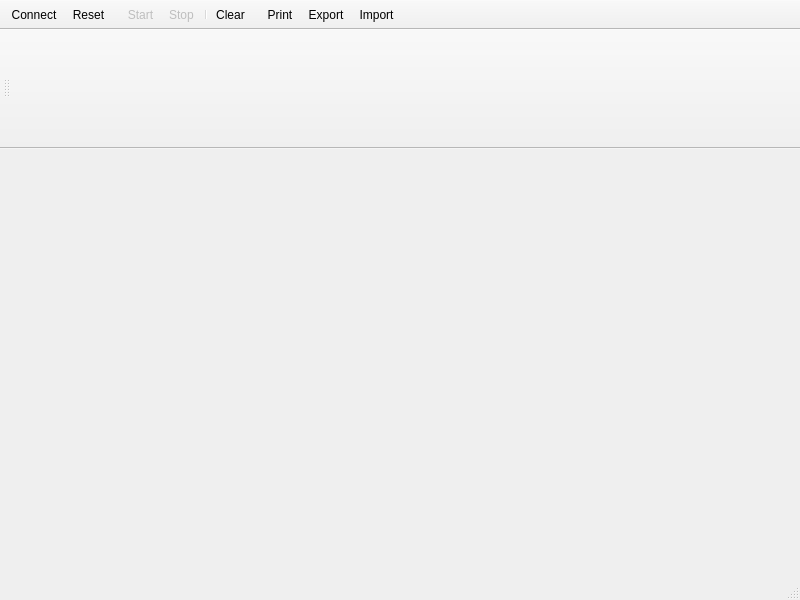
<?xml version="1.0" encoding="UTF-8"?>
<ui version="4.0">
 <class>UIMainWin</class>
 <widget class="QMainWindow" name="UIMainWin">
  <property name="geometry">
   <rect>
    <x>0</x>
    <y>0</y>
    <width>800</width>
    <height>600</height>
   </rect>
  </property>
  <property name="minimumSize">
   <size>
    <width>500</width>
    <height>450</height>
   </size>
  </property>
  <property name="windowIcon">
   <iconset resource="../resources.qrc">
    <normaloff>:/Symbols/icon.xpm</normaloff>:/Symbols/icon.xpm</iconset>
  </property>
  <widget class="QWidget" name="centralwidget"/>
  <widget class="QStatusBar" name="statusbar"/>
  <widget class="QToolBar" name="toolBarDMM">
   <property name="windowTitle">
    <string>DMM</string>
   </property>
   <property name="movable">
    <bool>false</bool>
   </property>
   <property name="toolButtonStyle">
    <enum>Qt::ToolButtonTextUnderIcon</enum>
   </property>
   <property name="floatable">
    <bool>false</bool>
   </property>
   <attribute name="toolBarArea">
    <enum>TopToolBarArea</enum>
   </attribute>
   <attribute name="toolBarBreak">
    <bool>false</bool>
   </attribute>
   <addaction name="action_Connect"/>
   <addaction name="action_Reset"/>
  </widget>
  <widget class="QToolBar" name="toolBarRecorder">
   <property name="windowTitle">
    <string>Recorder</string>
   </property>
   <property name="movable">
    <bool>false</bool>
   </property>
   <property name="toolButtonStyle">
    <enum>Qt::ToolButtonTextUnderIcon</enum>
   </property>
   <attribute name="toolBarArea">
    <enum>TopToolBarArea</enum>
   </attribute>
   <attribute name="toolBarBreak">
    <bool>false</bool>
   </attribute>
   <addaction name="action_Start"/>
   <addaction name="action_Stop"/>
   <addaction name="separator"/>
   <addaction name="action_Clear"/>
  </widget>
  <widget class="QToolBar" name="toolBarFile">
   <property name="windowTitle">
    <string>File</string>
   </property>
   <property name="movable">
    <bool>false</bool>
   </property>
   <property name="toolButtonStyle">
    <enum>Qt::ToolButtonTextUnderIcon</enum>
   </property>
   <property name="floatable">
    <bool>false</bool>
   </property>
   <attribute name="toolBarArea">
    <enum>TopToolBarArea</enum>
   </attribute>
   <attribute name="toolBarBreak">
    <bool>false</bool>
   </attribute>
   <addaction name="action_Print"/>
   <addaction name="action_Export"/>
   <addaction name="action_Import"/>
  </widget>
  <widget class="QToolBar" name="toolBarMenu">
   <property name="windowTitle">
    <string>Menu</string>
   </property>
   <property name="movable">
    <bool>false</bool>
   </property>
   <property name="toolButtonStyle">
    <enum>Qt::ToolButtonTextUnderIcon</enum>
   </property>
   <property name="floatable">
    <bool>false</bool>
   </property>
   <attribute name="toolBarArea">
    <enum>TopToolBarArea</enum>
   </attribute>
   <attribute name="toolBarBreak">
    <bool>false</bool>
   </attribute>
  </widget>
  <widget class="QToolBar" name="toolBarDisplay">
   <property name="sizePolicy">
    <sizepolicy hsizetype="MinimumExpanding" vsizetype="MinimumExpanding">
     <horstretch>0</horstretch>
     <verstretch>0</verstretch>
    </sizepolicy>
   </property>
   <property name="minimumSize">
    <size>
     <width>50</width>
     <height>120</height>
    </size>
   </property>
   <property name="windowTitle">
    <string>Display</string>
   </property>
   <property name="movable">
    <bool>true</bool>
   </property>
   <property name="allowedAreas">
    <set>Qt::AllToolBarAreas</set>
   </property>
   <property name="floatable">
    <bool>true</bool>
   </property>
   <attribute name="toolBarArea">
    <enum>TopToolBarArea</enum>
   </attribute>
   <attribute name="toolBarBreak">
    <bool>true</bool>
   </attribute>
  </widget>
  <action name="action_Export">
   <property name="icon">
    <iconset theme="document-save" resource="../resources.qrc">
     <normaloff>:/Symbols/export.xpm</normaloff>:/Symbols/export.xpm</iconset>
   </property>
   <property name="text">
    <string>&amp;Export</string>
   </property>
   <property name="whatsThis">
    <string>&lt;html&gt;&lt;head/&gt;&lt;body&gt;&lt;p&gt;&lt;span style=&quot; font-weight:600;&quot;&gt;Export recorder graph&lt;/span&gt;&lt;/p&gt;&lt;p&gt;Here you can export the recorded data as tab separated list. Each line contains the following values (separated by a tab character): date (dd.mm.yyyy) time (hh:mm:ss) value (float) unit.&lt;/p&gt;&lt;/body&gt;&lt;/html&gt;</string>
   </property>
   <property name="shortcut">
    <string notr="true">Ctrl+E</string>
   </property>
   <property name="iconVisibleInMenu">
    <bool>true</bool>
   </property>
  </action>
  <action name="action_Import">
   <property name="icon">
    <iconset theme="document-open" resource="../resources.qrc">
     <normaloff>:/Symbols/import.xpm</normaloff>:/Symbols/import.xpm</iconset>
   </property>
   <property name="text">
    <string>&amp;Import</string>
   </property>
   <property name="whatsThis">
    <string>&lt;html&gt;&lt;head/&gt;&lt;body&gt;&lt;p&gt;&lt;span style=&quot; font-weight:600;&quot;&gt;Import data into recorder&lt;/span&gt;&lt;/p&gt;&lt;p&gt;Here you can import previously exported data files. QtDMM tries to do an educated guess if the file format is correct and rejects import of files which to not match.&lt;/p&gt;&lt;/body&gt;&lt;/html&gt;</string>
   </property>
   <property name="shortcut">
    <string notr="true">Ctrl+I</string>
   </property>
   <property name="iconVisibleInMenu">
    <bool>true</bool>
   </property>
  </action>
  <action name="action_Print">
   <property name="icon">
    <iconset theme="document-print" resource="../resources.qrc">
     <normaloff>:/Symbols/print.xpm</normaloff>:/Symbols/print.xpm</iconset>
   </property>
   <property name="text">
    <string>&amp;Print</string>
   </property>
   <property name="whatsThis">
    <string>&lt;html&gt;&lt;head/&gt;&lt;body&gt;&lt;p&gt;&lt;span style=&quot; font-weight:600;&quot;&gt;Print recorder graph&lt;/span&gt;&lt;/p&gt;&lt;p&gt;A dialog will open where you can define a title and a comment for your printout. The printer itself can also be configured here. To be able to print you need at least one working postscript printer configured in your system. Printing into a file is also supported.&lt;/p&gt;&lt;/body&gt;&lt;/html&gt;</string>
   </property>
   <property name="shortcut">
    <string notr="true">Ctrl+P</string>
   </property>
   <property name="iconVisibleInMenu">
    <bool>true</bool>
   </property>
  </action>
  <action name="action_Configure">
   <property name="icon">
    <iconset theme="preferences-system" resource="../resources.qrc">
     <normaloff>:/Symbols/config.xpm</normaloff>:/Symbols/config.xpm</iconset>
   </property>
   <property name="text">
    <string>&amp;Configure</string>
   </property>
   <property name="whatsThis">
    <string>&lt;html&gt;&lt;head/&gt;&lt;body&gt;&lt;p&gt;&lt;span style=&quot; font-weight:600;&quot;&gt;Configure QtDMM&lt;/span&gt;&lt;/p&gt;&lt;p&gt;This will open QtDMM's configuration dialog. Here you can configure it's visual appearance and all options regarding the multimeter hardware and the recorder.&lt;/p&gt;&lt;/body&gt;&lt;/html&gt;</string>
   </property>
   <property name="shortcut">
    <string notr="true">F2</string>
   </property>
   <property name="iconVisibleInMenu">
    <bool>true</bool>
   </property>
  </action>
  <action name="action_Quit">
   <property name="icon">
    <iconset theme="application-exit" resource="../resources.qrc">
     <normaloff>:/Symbols/quit.xpm</normaloff>:/Symbols/quit.xpm</iconset>
   </property>
   <property name="text">
    <string>&amp;Quit</string>
   </property>
   <property name="whatsThis">
    <string>&lt;html&gt;&lt;head/&gt;&lt;body&gt;&lt;p&gt;&lt;span style=&quot; font-weight:600;&quot;&gt;Quit QtDMM&lt;/span&gt;&lt;/p&gt;&lt;p&gt;If the recorder contains unsaved data QtDMM will give you the option to savve your data first.&lt;/p&gt;&lt;/body&gt;&lt;/html&gt;</string>
   </property>
   <property name="shortcut">
    <string notr="true">Ctrl+Q</string>
   </property>
   <property name="iconVisibleInMenu">
    <bool>true</bool>
   </property>
  </action>
  <action name="action_Connect">
   <property name="checkable">
    <bool>true</bool>
   </property>
   <property name="icon">
    <iconset resource="../resources.qrc">
     <normaloff>:/Symbols/connect_on.xpm</normaloff>:/Symbols/connect_on.xpm</iconset>
   </property>
   <property name="text">
    <string>&amp;Connect</string>
   </property>
   <property name="whatsThis">
    <string>&lt;html&gt;&lt;head/&gt;&lt;body&gt;&lt;p&gt;&lt;span style=&quot; font-weight:600;&quot;&gt;Connect to the Multimeter&lt;/span&gt;&lt;/p&gt;&lt;p&gt;This will establish the serial connection to the dmm. If not connected the serial port is free and can be used by other software.&lt;/p&gt;&lt;/body&gt;&lt;/html&gt;</string>
   </property>
   <property name="shortcut">
    <string notr="true">Ctrl+C</string>
   </property>
   <property name="iconVisibleInMenu">
    <bool>true</bool>
   </property>
  </action>
  <action name="action_Reset">
   <property name="icon">
    <iconset theme="view-refresh" resource="../resources.qrc">
     <normaloff>:/Symbols/reset.xpm</normaloff>:/Symbols/reset.xpm</iconset>
   </property>
   <property name="text">
    <string>&amp;Reset</string>
   </property>
   <property name="whatsThis">
    <string>&lt;html&gt;&lt;head/&gt;&lt;body&gt;&lt;p&gt;&lt;span style=&quot; font-weight:600;&quot;&gt;Reset min/max values&lt;/span&gt;&lt;/p&gt;&lt;p&gt;The min/max values in the display will be reset. You can activate this option at any time. &lt;/p&gt;&lt;/body&gt;&lt;/html&gt;</string>
   </property>
   <property name="shortcut">
    <string notr="true">Ctrl+R</string>
   </property>
   <property name="iconVisibleInMenu">
    <bool>true</bool>
   </property>
  </action>
  <action name="action_ConfigureDMM">
   <property name="text">
    <string>&amp;Configure</string>
   </property>
   <property name="whatsThis">
    <string>&lt;html&gt;&lt;head/&gt;&lt;body&gt;&lt;p&gt;&lt;span style=&quot; font-weight:600;&quot;&gt;Configure QtDMM&lt;/span&gt;&lt;/p&gt;&lt;p&gt;This will open QtDMM's configuration dialog. Here you can configure it's visual appearance and all options regarding the multimeter hardware and the recorder.&lt;/p&gt;&lt;/body&gt;&lt;/html&gt;</string>
   </property>
   <property name="shortcut">
    <string notr="true">Shift+F2</string>
   </property>
   <property name="iconVisibleInMenu">
    <bool>true</bool>
   </property>
  </action>
  <action name="action_Start">
   <property name="enabled">
    <bool>false</bool>
   </property>
   <property name="icon">
    <iconset theme="media-record" resource="../resources.qrc">
     <normaloff>:/Symbols/start.xpm</normaloff>:/Symbols/start.xpm</iconset>
   </property>
   <property name="text">
    <string>&amp;Start</string>
   </property>
   <property name="whatsThis">
    <string>&lt;html&gt;&lt;head/&gt;&lt;body&gt;&lt;p&gt;&lt;span style=&quot; font-weight:600;&quot;&gt;Start the recorder&lt;/span&gt;&lt;/p&gt;&lt;p&gt;If you are in manual mode this will start the recorder. Press F2 to set the recorder options.&lt;/p&gt;&lt;/body&gt;&lt;/html&gt;</string>
   </property>
   <property name="shortcut">
    <string notr="true">Ctrl+S</string>
   </property>
   <property name="iconVisibleInMenu">
    <bool>true</bool>
   </property>
  </action>
  <action name="action_Stop">
   <property name="enabled">
    <bool>false</bool>
   </property>
   <property name="icon">
    <iconset theme="media-playback-stop" resource="../resources.qrc">
     <normaloff>:/Symbols/stop.xpm</normaloff>:/Symbols/stop.xpm</iconset>
   </property>
   <property name="text">
    <string>S&amp;top</string>
   </property>
   <property name="whatsThis">
    <string>&lt;html&gt;&lt;head/&gt;&lt;body&gt;&lt;p&gt;&lt;span style=&quot; font-weight:600;&quot;&gt;Stop the recorder&lt;/span&gt;&lt;/p&gt;&lt;p&gt;The recorder will be stopped. This is independent from the start mode of the recorder. &lt;/p&gt;&lt;/body&gt;&lt;/html&gt;</string>
   </property>
   <property name="shortcut">
    <string notr="true">Ctrl+X</string>
   </property>
   <property name="iconVisibleInMenu">
    <bool>true</bool>
   </property>
  </action>
  <action name="action_Clear">
   <property name="icon">
    <iconset theme="user-trash" resource="../resources.qrc">
     <normaloff>:/Symbols/clear.xpm</normaloff>:/Symbols/clear.xpm</iconset>
   </property>
   <property name="text">
    <string>&amp;Clear</string>
   </property>
   <property name="whatsThis">
    <string>&lt;html&gt;&lt;head/&gt;&lt;body&gt;&lt;p&gt;&lt;span style=&quot; font-weight:600;&quot;&gt;Clear the recorder graph&lt;/span&gt;&lt;/p&gt;&lt;p&gt;If the recorder is already started it will clear the graph and continue recording.&lt;/p&gt;&lt;/body&gt;&lt;/html&gt;</string>
   </property>
   <property name="shortcut">
    <string notr="true">Del</string>
   </property>
   <property name="iconVisibleInMenu">
    <bool>true</bool>
   </property>
  </action>
  <action name="actionConfigureRecorder">
   <property name="text">
    <string>C&amp;onfigure</string>
   </property>
   <property name="whatsThis">
    <string>&lt;html&gt;&lt;head/&gt;&lt;body&gt;&lt;p&gt;&lt;span style=&quot; font-weight:600;&quot;&gt;Configure QtDMM&lt;/span&gt;&lt;/p&gt;&lt;p&gt;This will open QtDMM's configuration dialog. Here you can configure it's visual appearance and all options regarding the multimeter hardware and the recorder.&lt;/p&gt;&lt;/body&gt;&lt;/html&gt;</string>
   </property>
   <property name="shortcut">
    <string notr="true">Ctrl+F2</string>
   </property>
   <property name="iconVisibleInMenu">
    <bool>true</bool>
   </property>
  </action>
  <action name="action_Tip_of_the_day">
   <property name="text">
    <string>&amp;Tip of the day</string>
   </property>
   <property name="whatsThis">
    <string>&lt;html&gt;&lt;head/&gt;&lt;body&gt;&lt;p&gt;Show tip of the day.&lt;/p&gt;&lt;/body&gt;&lt;/html&gt;</string>
   </property>
   <property name="shortcut">
    <string notr="true"/>
   </property>
   <property name="iconVisibleInMenu">
    <bool>true</bool>
   </property>
  </action>
  <action name="action_Direct_help">
   <property name="icon">
    <iconset resource="../resources.qrc">
     <normaloff>:/Symbols/help.xpm</normaloff>:/Symbols/help.xpm</iconset>
   </property>
   <property name="text">
    <string>&amp;Direct Help</string>
   </property>
   <property name="iconText">
    <string>Help</string>
   </property>
   <property name="whatsThis">
    <string>&lt;html&gt;&lt;head/&gt;&lt;body&gt;&lt;p&gt;&lt;span style=&quot; font-weight:600;&quot;&gt;Direct Help&lt;/span&gt;&lt;/p&gt;&lt;p&gt;Enter the direct help mode. You have done this already when reading this text :)&lt;/p&gt;&lt;/body&gt;&lt;/html&gt;</string>
   </property>
   <property name="shortcut">
    <string notr="true">Shift+F1</string>
   </property>
   <property name="iconVisibleInMenu">
    <bool>true</bool>
   </property>
  </action>
  <action name="action_About">
   <property name="icon">
    <iconset theme="help-about" resource="../resources.qrc">
     <normaloff>:/Symbols/help.xpm</normaloff>:/Symbols/help.xpm</iconset>
   </property>
   <property name="text">
    <string>&amp;About</string>
   </property>
   <property name="whatsThis">
    <string>&lt;html&gt;&lt;head/&gt;&lt;body&gt;&lt;p&gt;&lt;span style=&quot; font-weight:600;&quot;&gt;Copyright information&lt;/span&gt;&lt;/p&gt;&lt;p&gt;Show copyright information and some blurb about QtDMM. &lt;/p&gt;&lt;/body&gt;&lt;/html&gt;</string>
   </property>
   <property name="shortcut">
    <string notr="true">F1</string>
   </property>
   <property name="iconVisibleInMenu">
    <bool>true</bool>
   </property>
  </action>
  <action name="action_Menu">
   <property name="icon">
    <iconset theme="format-justify-fill" resource="../resources.qrc">
     <normaloff>:/Symbols/menu.xpm</normaloff>:/Symbols/menu.xpm</iconset>
   </property>
   <property name="text">
    <string>Menu</string>
   </property>
   <property name="toolTip">
    <string>Menu</string>
   </property>
   <property name="shortcut">
    <string notr="true">Ctrl+M</string>
   </property>
  </action>
 </widget>
 <resources>
  <include location="../resources.qrc"/>
 </resources>
 <connections/>
</ui>
